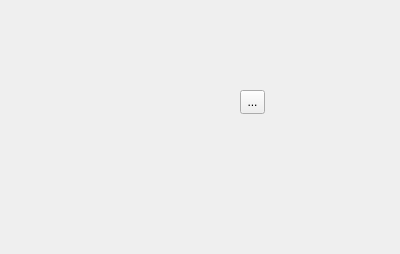
<?xml version="1.0" encoding="UTF-8"?>
<ui version="4.0">
 <class>MusicCollaboratorDialog</class>
 <widget class="QDialog" name="MusicCollaboratorDialog">
  <property name="geometry">
   <rect>
    <x>0</x>
    <y>0</y>
    <width>400</width>
    <height>254</height>
   </rect>
  </property>
  <property name="windowTitle">
   <string>Dialog</string>
  </property>
  <widget class="QToolButton" name="toolButton">
   <property name="geometry">
    <rect>
     <x>240</x>
     <y>90</y>
     <width>25</width>
     <height>24</height>
    </rect>
   </property>
   <property name="text">
    <string>...</string>
   </property>
  </widget>
 </widget>
 <resources/>
 <connections/>
</ui>
